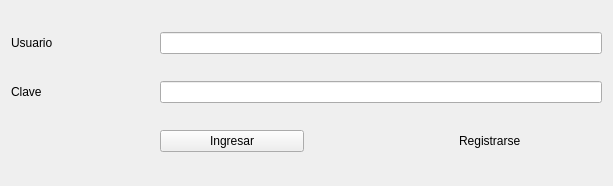
<?xml version="1.0" encoding="UTF-8"?>
<ui version="4.0">
 <class>Login</class>
 <widget class="QWidget" name="Login">
  <property name="geometry">
   <rect>
    <x>0</x>
    <y>0</y>
    <width>613</width>
    <height>186</height>
   </rect>
  </property>
  <property name="windowTitle">
   <string>Login</string>
  </property>
  <layout class="QGridLayout" name="gridLayout">
   <item row="0" column="0">
    <widget class="QLabel" name="lUsuairo">
     <property name="text">
      <string>Usuario</string>
     </property>
    </widget>
   </item>
   <item row="1" column="0">
    <widget class="QLabel" name="lClave">
     <property name="text">
      <string>Clave</string>
     </property>
    </widget>
   </item>
   <item row="0" column="1" colspan="3">
    <widget class="QLineEdit" name="leUsuario"/>
   </item>
   <item row="1" column="1" colspan="3">
    <widget class="QLineEdit" name="leClave">
     <property name="focusPolicy">
      <enum>Qt::WheelFocus</enum>
     </property>
     <property name="echoMode">
      <enum>QLineEdit::Password</enum>
     </property>
    </widget>
   </item>
   <item row="3" column="3">
    <widget class="MiLabel" name="lRegistrarse">
     <property name="text">
      <string>Registrarse</string>
     </property>
    </widget>
   </item>
   <item row="3" column="1">
    <widget class="QPushButton" name="pbIngresar">
     <property name="text">
      <string>Ingresar</string>
     </property>
    </widget>
   </item>
  </layout>
 </widget>
 <customwidgets>
  <customwidget>
   <class>MiLabel</class>
   <extends>QLabel</extends>
   <header>milabel.h</header>
  </customwidget>
 </customwidgets>
 <resources/>
 <connections/>
</ui>
